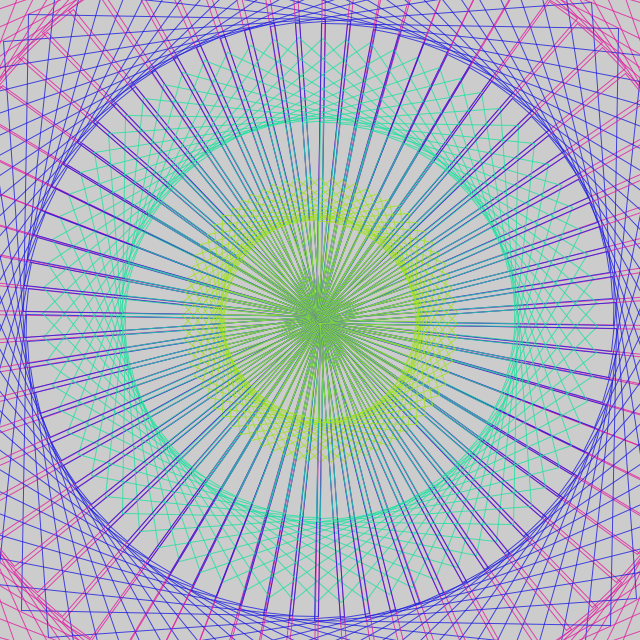
Frame 1 (no input)
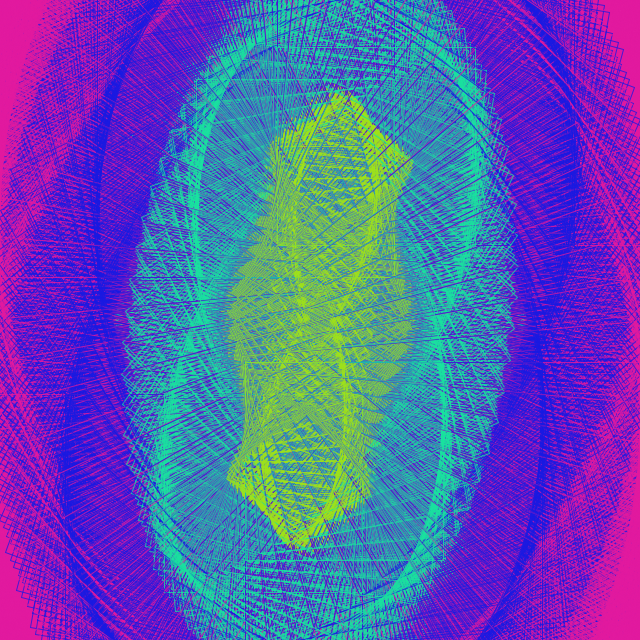
Frame 60 (the mouse pressed at the canvas centre just before this capture)
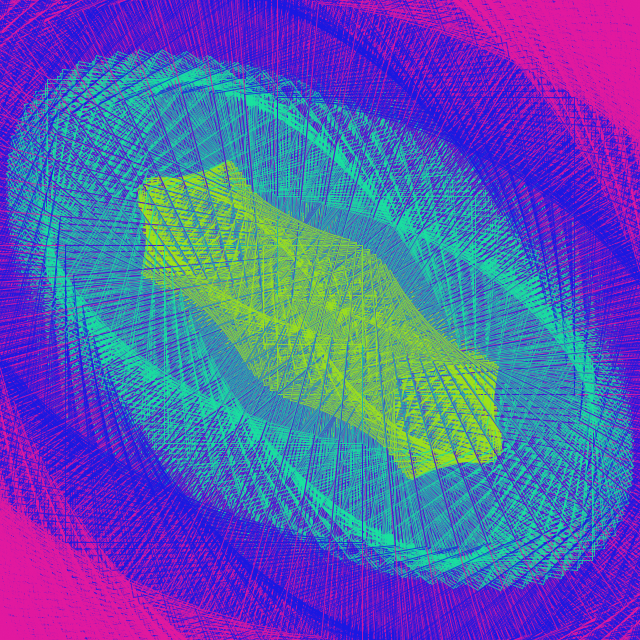
Frame 120 (the mouse held since frame 60 and released just before this capture)

The Processing sketch that drew these frames (run headless with seeded random() and noise(); from frame 60 on, the mouse is pressed at the canvas centre):

// Processing sketch: day013
// ── day013.pde
float t, f, s, r, R;
void setup() {
  size(640, 640);
  noFill();
  colorMode(3, 9);
}
void draw() {
  clear();
  R=99*sin(r+=PI/90);
  for (t=f=0; f<72; f++) {
    push();
    translate(R*sin(t+=PI/36)+320, R*cos(t)+320);
    rotate(t+r/2);
    for (s=4; s>0; s--) {
      stroke(s*2, 8, 8, 7);
      square(0, 0, s*99);
    }
    pop();
  }
}
